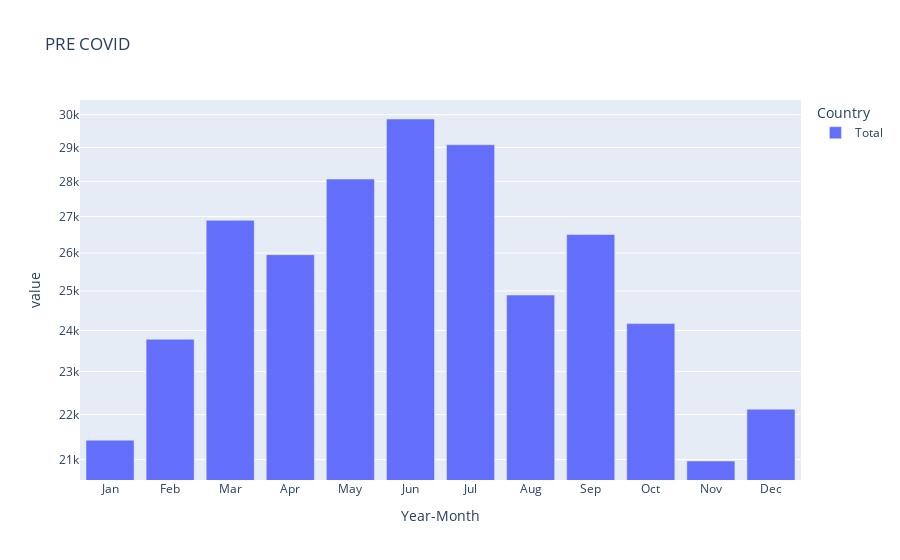
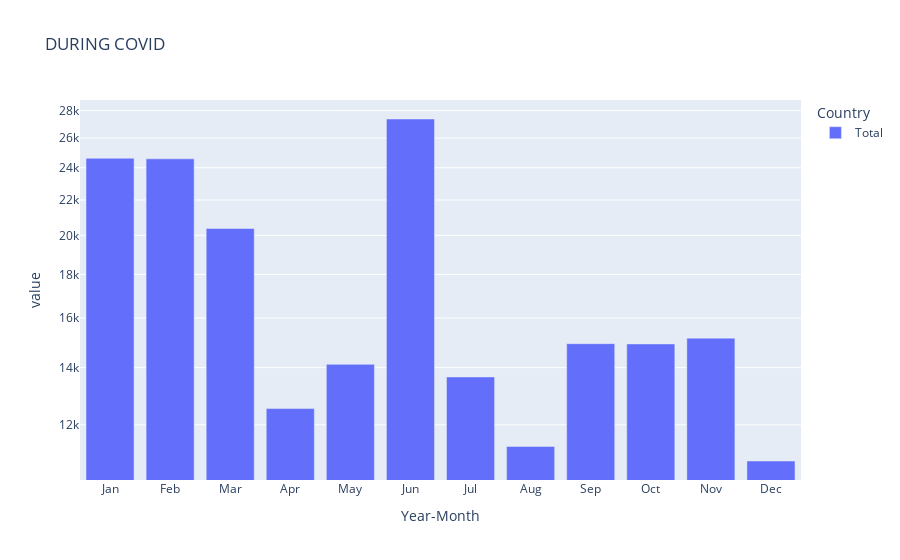
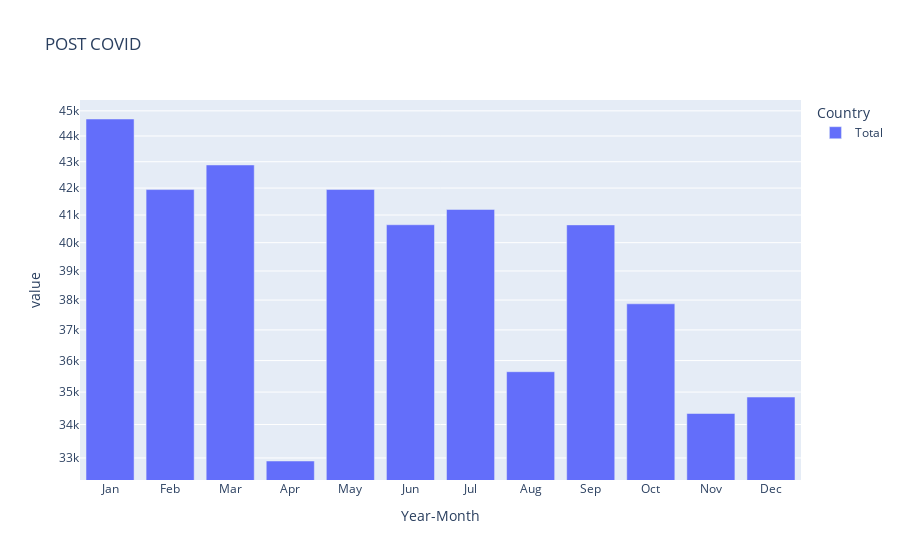

Notebook code for these charts, in order:
### Markdown cell above
### Here we have the average immigration during a year per covid period

### Code cell
df_by_month_pre_covid = df_total_pre_covid.groupby(
    df_total_pre_covid.index.month
).mean()
df_by_month_pre_covid.index = df_by_month_pre_covid.index.map(month_dict)

df_by_month_during_covid = df_total_during_covid.groupby(
    df_total_during_covid.index.month
).mean()
df_by_month_during_covid.index = df_by_month_during_covid.index.map(month_dict)

df_by_month_post_covid = df_total_post_covid.groupby(
    df_total_post_covid.index.month
).mean()
df_by_month_post_covid.index = df_by_month_post_covid.index.map(month_dict)

fig1 = px.bar(df_by_month_post_covid, title="POST COVID")
fig2 = px.bar(df_by_month_pre_covid, title="PRE COVID")
fig3 = px.bar(df_by_month_during_covid, title="DURING COVID")

# logarithmic y-value for a better reading
fig1.update_layout(yaxis_type="log")
fig2.update_layout(yaxis_type="log")
fig3.update_layout(yaxis_type="log")

display(fig2, fig3, fig1)

### Figure 1 — Plotly figure (JSON) as saved in the notebook; plotly's stock layout.template omitted (floating-point values rounded to 4 significant figures)
{"data": [{"alignmentgroup": "True", "hovertemplate": "Country=Total<br>Year-Month=%{x}<br>value=%{y}<extra></extra>", "legendgroup": "Total", "marker": {"color": "#636efa", "pattern": {"shape": ""}}, "name": "Total", "offsetgroup": "Total", "orientation": "v", "showlegend": true, "textposition": "auto", "type": "bar", "x": ["Jan", "Feb", "Mar", "Apr", "May", "Jun", "Jul", "Aug", "Sep", "Oct", "Nov", "Dec"], "xaxis": "x", "y": [21430.0, 23780.0, 26894, 25956, 28066, 29865, 29081, 24894, 26503, 24170, 20969, 22123], "yaxis": "y"}], "layout": {"barmode": "relative", "legend": {"title": {"text": "Country"}, "tracegroupgap": 0}, "title": {"text": "PRE COVID"}, "xaxis": {"anchor": "y", "domain": [0, 1], "title": {"text": "Year-Month"}}, "yaxis": {"anchor": "x", "domain": [0, 1], "title": {"text": "value"}, "type": "log"}}}

### Figure 2 — Plotly figure (JSON) as saved in the notebook; plotly's stock layout.template omitted (floating-point values rounded to 4 significant figures)
{"data": [{"alignmentgroup": "True", "hovertemplate": "Country=Total<br>Year-Month=%{x}<br>value=%{y}<extra></extra>", "legendgroup": "Total", "marker": {"color": "#636efa", "pattern": {"shape": ""}}, "name": "Total", "offsetgroup": "Total", "orientation": "v", "showlegend": true, "textposition": "auto", "type": "bar", "x": ["Jan", "Feb", "Mar", "Apr", "May", "Jun", "Jul", "Aug", "Sep", "Oct", "Nov", "Dec"], "xaxis": "x", "y": [24620, 24580.0, 20370.0, 12540.0, 14125, 27370, 13655, 11320, 14935, 14925, 15160, 10885], "yaxis": "y"}], "layout": {"barmode": "relative", "legend": {"title": {"text": "Country"}, "tracegroupgap": 0}, "title": {"text": "DURING COVID"}, "xaxis": {"anchor": "y", "domain": [0, 1], "title": {"text": "Year-Month"}}, "yaxis": {"anchor": "x", "domain": [0, 1], "title": {"text": "value"}, "type": "log"}}}

### Figure 3 — Plotly figure (JSON) as saved in the notebook; plotly's stock layout.template omitted (floating-point values rounded to 4 significant figures)
{"data": [{"alignmentgroup": "True", "hovertemplate": "Country=Total<br>Year-Month=%{x}<br>value=%{y}<extra></extra>", "legendgroup": "Total", "marker": {"color": "#636efa", "pattern": {"shape": ""}}, "name": "Total", "offsetgroup": "Total", "orientation": "v", "showlegend": true, "textposition": "auto", "type": "bar", "x": ["Jan", "Feb", "Mar", "Apr", "May", "Jun", "Jul", "Aug", "Sep", "Oct", "Nov", "Dec"], "xaxis": "x", "y": [44670.0, 41940.0, 42875, 32910, 41945, 40645, 41205, 35640.0, 40640, 37870.0, 34340.0, 34845], "yaxis": "y"}], "layout": {"barmode": "relative", "legend": {"title": {"text": "Country"}, "tracegroupgap": 0}, "title": {"text": "POST COVID"}, "xaxis": {"anchor": "y", "domain": [0, 1], "title": {"text": "Year-Month"}}, "yaxis": {"anchor": "x", "domain": [0, 1], "title": {"text": "value"}, "type": "log"}}}
